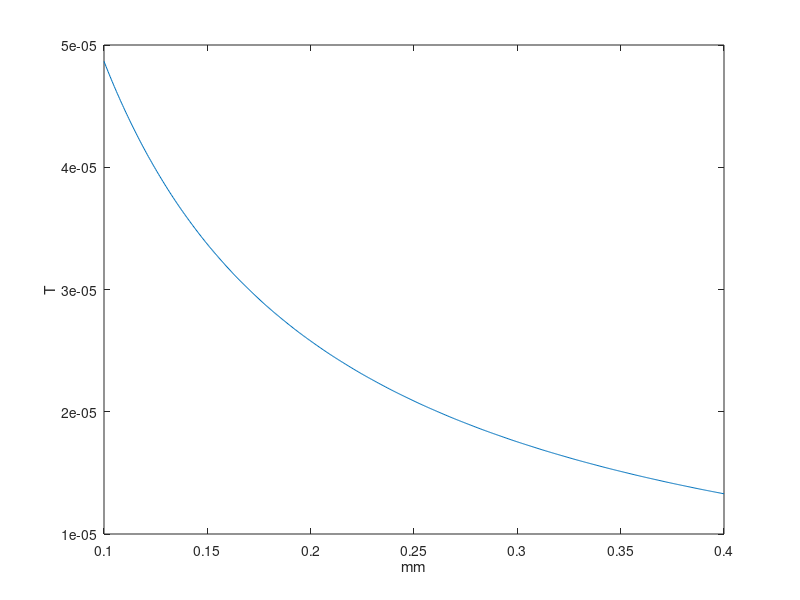

MATLAB code to generate this figure:
clear var
close all

N = 60;
I = 5;
h = 0.0001:0.0000005:0.0004;
ag = 0.0003175;
wi = 0.0254;
mu0 = 4*pi*10^-7;
mur = 2000;
Lz = 0.00648;
we = wi/8;
wec = wi/4;
wc = wi/4;
hc = wi/2;

%% Magnetic flux density
B = Lz*we*(mu0*N*I*sqrt(2))./(2.*h + 2*wi/mur);
Bag = (mu0*N*I*sqrt(2))/(2*ag + 2*wi/mur);

figure
plot(h*1000,B)
xlabel('mm')
ylabel('T')

%% Inductance
% Air gap only
Rm1 = ag/(mu0*Lz*wec);
Rm2 = ag/(mu0*Lz*we);
Rm = Rm1 + Rm2/2;
L1 = N^2/Rm;

% With leakage
Rm3 = 3*wc/(mu0*Lz*hc);
Rm = (1/(Rm1 + Rm2/2) + 1/(Rm3/2))^-1;
L2 = N^2/Rm;

% With fringing
beta = wc/(2*ag);
alpha = 4*(beta*atan(beta)-log(sqrt(1+beta^2)))/pi;
kf = beta - alpha/2;
Rm1 = ag/(mu0*Lz*(wec+2*kf*ag));
Rm2 = ag/(mu0*Lz*(we+2*kf*ag));
Rm = (1/(Rm1 + Rm2/2) + 1/(Rm3/2))^-1;
L3 = N^2/Rm;

%% Attraction force
F = Bag^2*Lz*(2*we+wec)/(2*mu0);